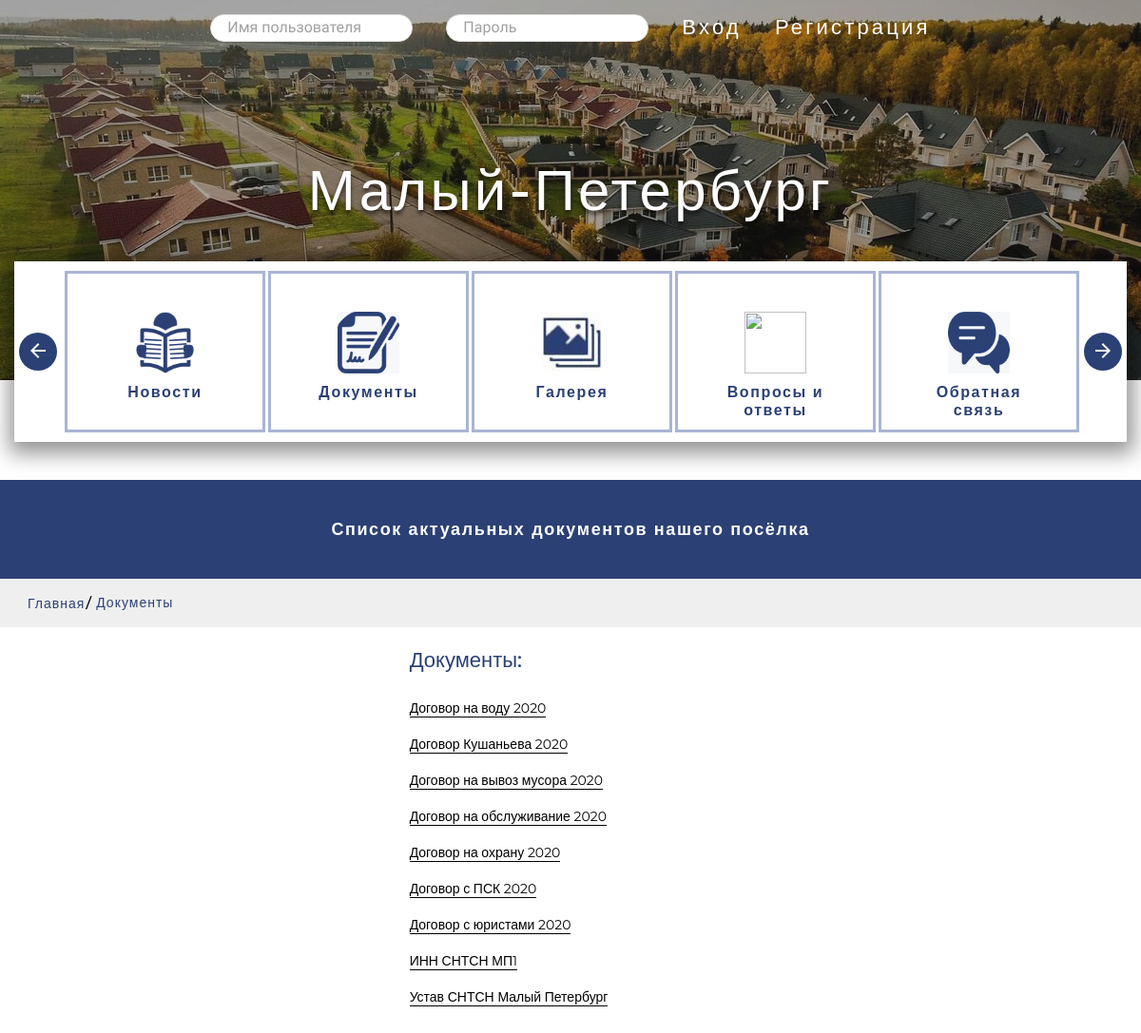
/documents/, run on the app's committed database.
### main_app/models.py (models this page shows, shortened)
class Documents(models.Model):
    name = models.CharField(max_length=100, verbose_name='Отображаемое имя документа')
    document = models.FileField(upload_to='documents/', verbose_name='Имя файла')
    class Meta:
        verbose_name = 'Документ'
        verbose_name_plural = 'Документы'

### main_app/views.py (the view)
# urls.py: path('documents/', views.DocumentsView.as_view(), name='documents'),
class DocumentsView(View):
    def get(self, request):
        text = 'Список актуальных документов нашего посёлка'
        location = 'Документы'
        docs = Documents.objects.all()
        return render(request, 'pages/documents.html', {'docs': docs,
                                                        'location': location,
                                                        'text': text,
                                                        'LoginForm': LoginForm})

### main_app/templates/pages/documents.html
{% extends 'base/base.html' %}
{% block doc_list %}
{% include 'components/doc_list.html' %}
{% endblock %}

### main_app/templates/base/base.html (shortened to what this page needs)
<!DOCTYPE html>
{% load static %}
<html lang="ru">
<head>
    <link rel="stylesheet" href="{% static 'css/reset.css' %}">
    <link rel="stylesheet" href="{% static 'css/slick.css' %}">
    <link rel="stylesheet" href="{% static 'css/fancybox.css' %}">
    <link rel="stylesheet" href="{% static 'css/style.css' %}">
</head>
<body>
{% if request.user.is_authenticated %}
    {% block header_personal_area %}
    {% include 'components/header_personal_area.html' %}
    {% endblock %}
{% else %}
    {% block header %}
    {% include 'components/header.html' %}
    {% endblock %}
{% endif %}
{% block best %}
{% include 'components/best.html' %}
{% endblock %}
{% block services %}
{% include 'components/services.html' %}
{% endblock %}
{% block box-subtitle %}
{% include 'components/box-subtitle.html' %}
{% endblock %}
{% block doc_list %}
{% endblock %}
</body>
</html>

### main_app/templates/components/header.html (shortened to what this page needs)
{% block header %}
{% load static %}
<header class="header">
    <div class="container">
        <div class="header__inner">
            <div class="menu">
                <ul class="menu__list">
                    <form class="menu__list-item menu__list-form" method="POST" id="LoginForm" action="{% url 'login' %}">{% csrf_token %}
                        <li class="menu__list-item">{{ LoginForm.username }}</li>
                        <li class="menu__list-item">{{ LoginForm.password }}</li>
                    </form>
                    <li class="menu__list-item" onclick="LoginForm.submit();"><a class="menu__list-link">Вход</a></li>
                    <li class="menu__list-item"><a class="menu__list-link" href="{% url 'registration' %}">Регистрация</a></li>
                </ul>
            </div>
        </div>
    </div>
</header>
{% endblock %}

### main_app/templates/components/best.html
{% block best %}
{% load static %}
<section class="best" style="background-image: url('/media/logo/logo.jpg');">
    <div class="best__inner">
        <div class="best__top-inner">
            <h1 class="best__title">Малый-Петербург</h1>
        </div>
    </div>
</section>
{% endblock %}

### main_app/templates/components/services.html (shortened to what this page needs)
{% block services %}
{% load static %}
<section class="services">
    <div class="container">
        <div class="services__inner">
            <div class="services__slider">
                <a class="services__item" href="{% url 'news' %}">
                    <div class="services__item-inner">
                        <img src="{% static 'images/small_spb/3.png' %}" alt="" class="services__item-img">
                        <h6 class="services__item-title">Новости</h6>
                    </div>
                </a>
                <a class="services__item" href="{% url 'documents' %}">
                    <div class="services__item-inner">
                        <img src="{% static 'images/small_spb/2.png' %}" alt="" class="services__item-img">
                        <h6 class="services__item-title">Документы</h6>
                    </div>
                </a>
                <a class="services__item" href="{% url 'gallery' %}">
                    <div class="services__item-inner">
                        <img src="{% static 'images/small_spb/gallery.jpg' %}" alt="" class="services__item-img">
                        <h6 class="services__item-title">Галерея</h6>
                    </div>
                </a>
                <a class="services__item" href="{% url 'faq' %}">
                    <div class="services__item-inner">
                        <img src="{% static 'images/small_spb/item-1.svg' %}" alt="" class="services__item-img">
                        <h6 class="services__item-title">Вопросы и ответы</h6>
                    </div>
                </a>
                <a class="services__item" href="{% url 'feedback' %}">
                    <div class="services__item-inner">
                        <img src="{% static 'images/small_spb/6.png' %}" alt="" class="services__item-img">
                        <h6 class="services__item-title">Обратная связь</h6>
                    </div>
                </a>
            </div>
        </div>
    </div>
</section>
{% endblock %}

### main_app/templates/components/box-subtitle.html
{% block box-subtitle %}
<section class="box-subtitle">
  <div class="container">
    <h3 class="box-subtitle__title title">{{ text }}</h3>
  </div>
</section>
{% endblock %}

### main_app/templates/components/doc_list.html
{% block doc_list %}
<main class="main">
    {% block breadcrumbs %}
    {% include 'components/breadcrumbs.html' %}
    {% endblock %}
    <div class="documents">
        <div class="container">
            <div class="documents__wrapper">
                <div class="documents__inner">
                    <h3 class="documents__title">Документы:</h3>
                    <ul class="documents__list">
                        {% for doc in docs %}
                        <li class="documents__item">
                            <a href="{{doc.document.url}}" class="documents__item-link">{{doc.name}}</a></li>
                        {% endfor %}
                    </ul>
                </div>
            </div>
        </div>
    </div>
</main>
{% endblock %}

### main_app/templates/components/breadcrumbs.html
{% block box-subtitle %}
<div class="breadcrumbs">
    <div class="container">
        <ul class="breadcrumbs__list">
            <li class="breadcrumbs__item">
                <a class="breadcrumbs__link" href="{% url 'main' %}">Главная</a>
            </li>
            <li class="breadcrumbs__item">
                <p class="breadcrumbs__link breadcrumbs__link--cursor">{{ location }}</p>
            </li>
        </ul>
    </div>
</div>
{% endblock %}

### data on the page
Documents: name "Договор на воду 2020"
Documents: name "Договор Кушаньева 2020"
Documents: name "Договор на вывоз мусора 2020"
Documents: name "Договор на обслуживание 2020"
Documents: name "Договор на охрану 2020"
Documents: name "Договор с ПСК 2020"
Documents: name "Договор с юристами 2020"
Documents: name "ИНН СНТСН МП1"
Documents: name "Устав СНТСН Малый Петербург"

### other printed values
{{ text }} "Список актуальных документов нашего посёлка"
{{ location }} "Документы"
